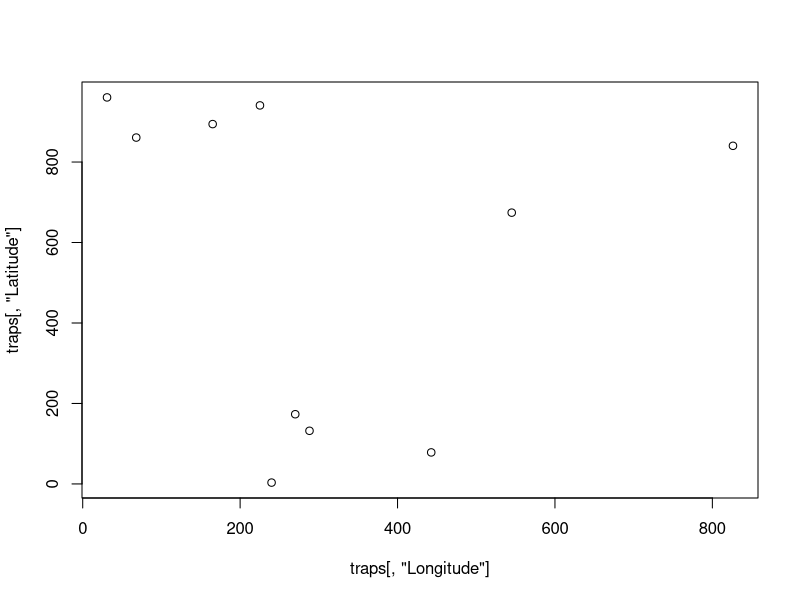

Write R code to recreate this figure. (Note: this script raises an error after producing the figure.)
cols <- viridis::viridis(3)
library (ggsci)
library (ggplot2)

traps <- data.frame()
for (i in 1:10){
  temp <- runif(2, 0, 1000)
  traps <- rbind(traps, temp)
}
names (traps) <- c("Latitude", "Longitude")

#traps[,1] <- traps[,1]+1000
#traps[,2] <- traps[,2]+1000

plot (traps[,"Latitude"]~ traps[,"Longitude"])




make_actual_grid(gridname="orchard_traps", traps, lambda = 0.005)

outbreaks.data <- make_outbreak_file(traps=traps, in_orchard = FALSE, per_area = FALSE,
                                     nOutbreaks=10, ## is this just making 10 outbreaks and disregarding fly numbers?
                                     outbreak_name = "outbreaks",
                                     outbreak_buf = 100,
                                     orchard_buf = 1000)



model2 <- trapgridR(filepath="orchard_traps", nDays=28, nFlies=1, D=10^5, outbreaks = "outbreaks")



outbreaks <- tidyr::separate(model2$simRuns, Outbreak.Location, into=c("X", "Y"), sep=",")[,c("X", "Y")]
outbreaks <- outbreaks[complete.cases(outbreaks),]
outbreaks$X <- as.numeric(gsub("\\(|\\)", "", outbreaks$X))
outbreaks$Y <- as.numeric(gsub("\\(|\\)", "", outbreaks$Y))
outbreaks <- unique(cbind(outbreaks$X, outbreaks$Y))
outbreaks <- sp::SpatialPoints(outbreaks[,1:2])


test_outbreaks <- as.data.frame(outbreaks.data$outbreak_set)
colnames (test_outbreaks) <- c("Latitude", "Longitude")


ggplot (data=as.data.frame(outbreaks.data$traps_sp), aes(Latitude, Longitude)) +
  geom_point(size=2, shape=7)+
  #geom_point(data=as.data.frame(outbreaks), aes(coords.x1, coords.x2), colour=cols[3], alpha=0.8)+
  geom_point(data=test_outbreaks, aes(Latitude, Longitude), colour=cols[3], alpha=1, shape=13, size=10)+
  geom_polygon(data=outbreaks.data$buffer_traps, aes(x=long, y=lat, group = group), colour=cols[2], fill=cols[2], alpha=0.45)+
  geom_polygon(data=outbreaks.data$orchard_buffer, aes(x=long, y=lat, group = group), alpha=0.2, fill=cols[1])+
  geom_point(data=model2$flyLoc[model2$flyLoc$Day==14,], aes(X, Y, colour=as.factor(Simulation.Number)), show.legend = F)+
  theme_minimal()+
  coord_equal()+
  xlab("X (m)")+
  ylab("Y (m)")


library (gganimate)
ggplot (model2$flyLoc[model2$flyLoc$Simulation.Number==1:4,], aes(as.integer(X), as.integer(Y),  colour=as.factor(Simulation.Number)))+
  geom_point()+
  transition_time(as.integer(Day)) +
  scale_colour_viridis_d()+
  theme_minimal()+
  facet_wrap(~Simulation.Number, nrow = 2)
